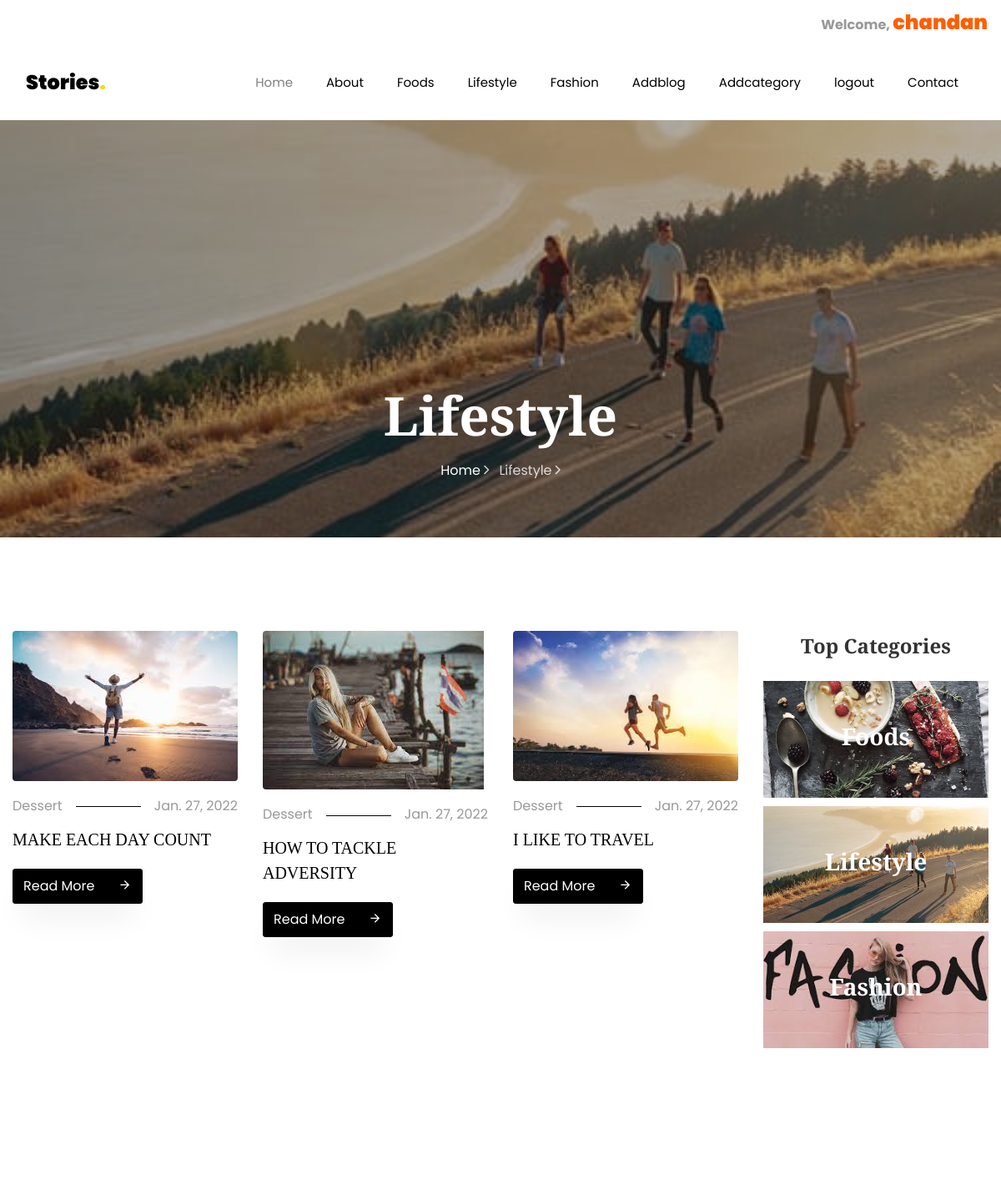
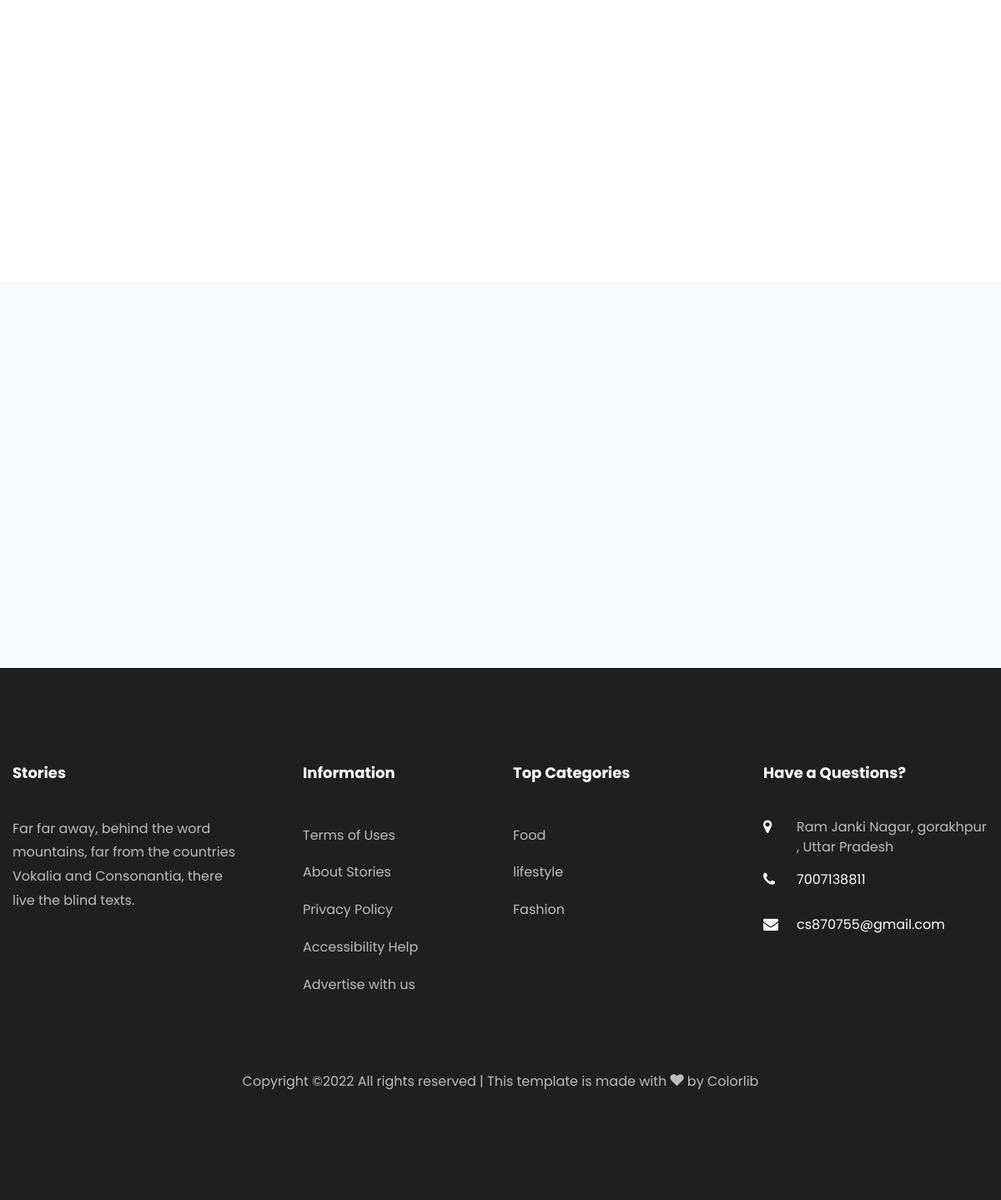
The app's page /lifestyle/2/ (signed in) with its own data (2 pictures, top to bottom).
### blog/models.py (models this page shows, shortened)
class Blog(models.Model):
    cat=models.ForeignKey(category,on_delete=models.CASCADE,null=True)
    usr=models.ForeignKey(User,on_delete=models.CASCADE,null=True)
    title=models.CharField(max_length=100,null=True)
    sdes=models.TextField(null=True)
    long_des = models.TextField(null=True)
    images=models.FileField(null=True)
    date = models.DateField(null=True)

### blog/views.py (the view)
# urls.py: path('lifestyle/<int:cid>/', lifestyle, name='lifestyle'),
def lifestyle(request,cid):
    catdata=category.objects.get(id=cid)
    lifestyleblog = Blog.objects.filter(cat=catdata)
    d = {"lifestyleblog":lifestyleblog }
    return render(request, 'lifestyle.html',d)

### blog/templates/lifestyle.html (shortened to what this page needs)
{% extends 'base.html' %}
	{% load static %}
	{% block body %}
    <section class="hero-wrap hero-wrap-2" style="background-image: url({% static 'images/lifestyleback.jpeg' %});">
      <div class="overlay"></div>
      <div class="container">
        <div class="row no-gutters slider-text align-items-end justify-content-center">
          <div class="col-md-9 ftco-animate pb-5 text-center">
            <h1 class="mb-3 bread">Lifestyle</h1>
            <p class="breadcrumbs"><span class="mr-2"><a href="index.html">Home <i class="ion-ios-arrow-forward"></i></a></span> <span>Lifestyle <i class="ion-ios-arrow-forward"></i></span></p>
          </div>
        </div>
      </div>
    </section>
    <section class="ftco-section">
    	<div class="container">
        <div class="row">
        	<div class="col-lg-9">
        		<div class="row">
                    {% for i in lifestyleblog %}
        			<div class="col-md-4 ftco-animate">
    						<div class="blog-entry">
		    					<a href="{% url 'blog_detail' i.id %}" class="img-2"><img src={{ i.images.url}} class="img-fluid" alt="Colorlib Template"></a>
			    				<div class="text pt-3">
	    							<p class="meta d-flex"><span class="pr-3">Dessert</span><span class="ml-auto pl-3">{{i.date}}</span></p>
	    							<h3><a href="{% url 'blog_detail' i.id %}">{{i.title}}</a></h3>
	    							<p class="mb-0"><a href="{% url 'blog_detail' i.id %}" class="btn btn-black py-2">Read More <span class="icon-arrow_forward ml-4"></span></a></p>
	    						</div>
		    				</div>
    					</div>
                    {% endfor %}
        		</div>
        	</div>
        	<div class="col-lg-3">
	            <div class="sidebar-box categories text-center ftco-animate">
			          <h2 class="heading mb-4"> Top Categories</h2>
			          <ul class="category-image">
			          	<li>
			          		<a href="{% url 'foods' 1 %}" class="img d-flex align-items-center justify-content-center text-center" style="background-image: url({% static 'images/category-1.jpg' %});">
			          			<div class="text">
			          				<h3>Foods</h3>
			          			</div>
			          		</a>
			          	</li>
			          	<li>
			          		<a href="{% url 'lifestyle' 2 %}" class="img d-flex align-items-center justify-content-center text-center" style="background-image: url({% static 'images/lifestyleback.jpeg' %});">
			          			<div class="text">
			          				<h3>Lifestyle</h3>
			          			</div>
			          		</a>
			          	</li>
			          	<li>
			          		<a href="{% url 'fashion' 3 %}" class="img d-flex align-items-center justify-content-center text-center" style="background-image: url({% static 'images/fashion_theme.jpeg' %});">
			          			<div class="text">
			          				<h3>Fashion</h3>
			          			</div>
			          		</a>
			          	</li>
			          </ul>
	        		</div>
            </div>
        	</div>
        </div>
    </section>
{% endblock %}

### blog/templates/base.html (shortened to what this page needs)
<!DOCTYPE html>
<html lang="en">
  <head>
	  {% load static %}
    <link rel="stylesheet" href="{% static 'css/open-iconic-bootstrap.min.css' %}">
    <link rel="stylesheet" href="{% static 'css/animate.css' %}">
    <link rel="stylesheet" href="{% static 'css/owl.carousel.min.css' %}">
    <link rel="stylesheet" href="{% static 'css/owl.theme.default.min.css' %}">
    <link rel="stylesheet" href="{% static 'css/magnific-popup.css' %}">
    <link rel="stylesheet" href="{% static 'css/aos.css' %}">
    <link rel="stylesheet" href="{% static 'css/ionicons.min.css' %}">
    <link rel="stylesheet" href="{% static 'css/flaticon.css' %}">
    <link rel="stylesheet" href="{% static 'css/icomoon.css' %}">
    <link rel="stylesheet" href="{% static 'css/style.css' %}">
  </head>
  <body>
  {% if user.is_authenticated %}
  <div class="top-header">
    <div class="row">
      <div class="col-lg-12 text-right text-lg-right">
        <ul class="navbar-nav ml-auto">
          <div style="text-align:right;" >
         <li class="list-inline-item-last" style="text-align:right;"> <b>Welcome, </b><a  class="navbar-brand" href="{% url 'dashboard' 'MyBlog' %}">{{request.user.first_name}}</a></li>
          </div>
        </ul>
      </div>
    </div>
  </div>
  {% endif %}
	  <nav class="navbar navbar-expand-lg navbar-dark bg-dark ftco-navbar-light" id="ftco-navbar">
	    <div class="container">
	      <a class="navbar-brand" href="index.html">Stories<span>.</span></a>
	      <div class="collapse navbar-collapse" id="ftco-nav">
	        <ul class="navbar-nav ml-auto">
	          <li class="nav-item active"><a href="{% url 'home' %}" class="nav-link">Home</a></li>
	          <li class="nav-item"><a href="{% url 'about' %}" class="nav-link">About</a></li>
	          <li class="nav-item"><a href="{% url 'foods' 1 %}" class="nav-link">Foods</a></li>
	          <li class="nav-item"><a href="{% url 'lifestyle' 2 %}" class="nav-link">Lifestyle</a></li>
               <li class="nav-item"><a href="{% url 'fashion' 3 %}" class="nav-link">Fashion</a></li>
              <li class="nav-item"><a href="{% url 'add_blog' %}" class="nav-link">Addblog</a></li>
              {% if request.user.is_staff %}
              <li class="nav-item"><a href="{% url 'add_category' %}" class="nav-link">Addcategory</a></li>
              {% endif %}
                 {% if request.user.is_authenticated %}
              <li class="nav-item"><a href="{% url 'logout' %}" class="nav-link">logout</a></li>
                {% endif %}
	          <li class="nav-item"><a href="{% url 'contact' %}" class="nav-link">Contact</a></li>
	        </ul>
	      </div>
	    </div>
	  </nav>
  {% block body %}
  {% endblock %}
  <section class="ftco-subscribe ftco-section bg-light">
      <div class="overlay">
        <div class="container">
          <div class="row d-flex justify-content-center">
          </div>
        </div>
      </div>
    </section>
    <footer class="ftco-footer ftco-footer-2 ftco-section">
      <div class="container">
        <div class="row mb-5">
          <div class="col-md">
            <div class="ftco-footer-widget mb-4">
              <h2 class="ftco-heading-2">Stories</h2>
              <p>Far far away, behind the word mountains, far from the countries Vokalia and Consonantia, there live the blind texts.</p>
              <ul class="ftco-footer-social list-unstyled float-md-left float-lft mt-5">
              </ul>
            </div>
          </div>
          <div class="col-md">
            <div class="ftco-footer-widget mb-4 ml-md-5">
              <h2 class="ftco-heading-2">Information</h2>
              <ul class="list-unstyled">
                <li><a href="#" class="py-2 d-block">Terms of Uses</a></li>
                <li><a href="#" class="py-2 d-block">About Stories</a></li>
                <li><a href="#" class="py-2 d-block">Privacy Policy</a></li>
                <li><a href="#" class="py-2 d-block">Accessibility Help</a></li>
                <li><a href="#" class="py-2 d-block">Advertise with us</a></li>
              </ul>
            </div>
          </div>
          <div class="col-md">
             <div class="ftco-footer-widget mb-4">
              <h2 class="ftco-heading-2"> Top Categories</h2>
              <ul class="list-unstyled">
                <li><a href="{% url 'foods' 1 %}" class="py-2 d-block">Food</a></li>
                <li><a href="{% url 'lifestyle' 2 %}" class="py-2 d-block">lifestyle</a></li>
                <li><a href="{% url 'fashion' 3 %}" class="py-2 d-block">Fashion</a></li>
              </ul>
            </div>
          </div>
          <div class="col-md">
            <div class="ftco-footer-widget mb-4">
            	<h2 class="ftco-heading-2">Have a Questions?</h2>
            	<div class="block-23 mb-3">
	              <ul>
	                <li><span class="icon icon-map-marker"></span><span class="text">Ram Janki Nagar, gorakhpur , Uttar Pradesh</span></li>
	                <li><a href="#"><span class="icon icon-phone"></span><span class="text">7007138811</span></a></li>
	                <li><a href="#"><span class="icon icon-envelope"></span><span class="text">cs870755@gmail.com</span></a></li>
	              </ul>
	            </div>
            </div>
          </div>
        </div>
        <div class="row">
          <div class="col-md-12 text-center">
            <p>
  Copyright &copy;<script>document.write(new Date().getFullYear());</script> All rights reserved | This template is made with <i class="icon-heart color-danger" aria-hidden="true"></i> by <a href="https://colorlib.com" target="_blank">Colorlib</a>
  </p>
          </div>
        </div>
      </div>
    </footer>
  </body>
</html>

### blog/static/css/icomoon.css (style rules this page uses)
[class^="icon-"], [class*=" icon-"] { font-family: 'icomoon' !important; speak: none; font-style: normal; font-weight: normal; font-variant: normal; text-transform: none; line-height: 1; -webkit-font-smoothing: antialiased; -moz-osx-font-smoothing: grayscale; }
.icon-heart:before { content: "\f004"; }
.icon-map-marker:before { content: "\f041"; }
.icon-phone:before { content: "\f095"; }
.icon-envelope:before { content: "\f0e0"; }
.icon-arrow_forward:before { content: "\e5c8"; }

### records on screen
Blog: images (picture), date "Jan. 27, 2022", title "MAKE EACH DAY COUNT"
Blog: images (picture), date "Jan. 27, 2022", title "HOW TO TACKLE ADVERSITY"
Blog: images (picture), date "Jan. 27, 2022", title "I LIKE TO TRAVEL"

### other values on screen
{{ request.user.first_name }} "chandan"
